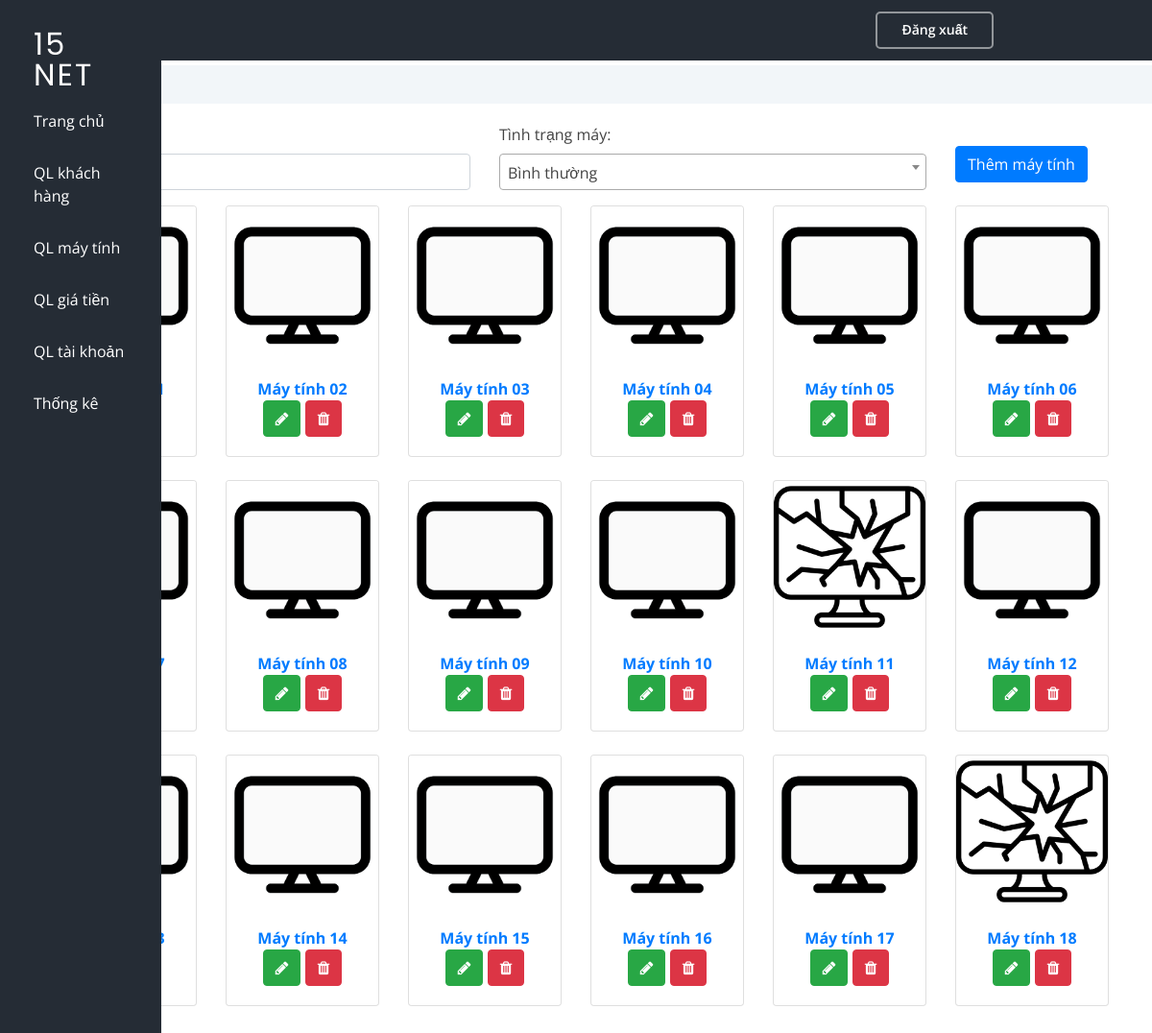
The page /ql-may-tinh.php (signed in) on the database its author committed.
### tables this page shows
CREATE TABLE `maytinh` (
  `id` int(11) NOT NULL COMMENT 'khóa chính',
  `tenmay` varchar(32) NOT NULL COMMENT 'tên máy tính',
  `tinhtrang` varchar(32) NOT NULL DEFAULT 'binhthuong' COMMENT 'bình thường/hỏng'
);

### ql-may-tinh.php (the view, shortened to what this page needs)
<?php
require_once('./include/function.php');
require_once('./header.php');
$querymay = mysqli_query($conn, "SELECT * FROM `maytinh` WHERE 1 ORDER BY `tenmay` ASC");
?>
<form action="" method="post" class="row mb-3">
    <div class="col-5">
        <label for="tenmay" class="form-label">Tên máy: </label>
        <input required type="text" name="tenmay" id="tenmay" class="form-control">
    </div>
    <div class="col-5">
        <label for="tinhtrang" class="form-label">Tình trạng máy: </label>
    </div>
    <div class="col-2">
        <input type="submit" value="Thêm máy tính" id="submit" name="submit" class="btn btn-primary mt-4">
    </div>
</form>
<div class="row">
    <?php while ($maytinh = mysqli_fetch_assoc($querymay)) {
        if ($maytinh['tinhtrang'] == "Hỏng") {
    ?>
            <div class="col-xl-2 col-md-6 mb-4">
                <div class="card text-center">
                    <img src="./assets/img/off.png" width="100px" class="card-img-top" alt="máy hỏng">
                    <div class="card-body font-weight-bold text-primary text-center">
                        <div><?= $maytinh['tenmay'] ?></div>
                        <div>
                            <a href="#" class="btn btn-success" title="Sửa" data-toggle="modal" data-target="#exampleModal" data-tenmay="<?= $maytinh['tenmay'] ?>" data-tinhtrang="<?= $maytinh['tenmay'] ?>" data-id="<?= $maytinh['id'] ?>"><i class="fa fa-pencil"></i></a>
                            <a href="#" class="btn btn-danger" title="Xóa" data-toggle="modal" data-target="#exampleModal2" data-tenmay="<?= $maytinh['tenmay'] ?>" data-id="<?= $maytinh['id'] ?>"><i class="fa fa-trash"></i></a>
                        </div>
                    </div>
                </div>
            </div>
        <?php
        } else {
        ?>
            <div class="col-xl-2 col-md-6 mb-4">
                <div class="card text-center">
                    <img src="./assets/img/on.png" width="100px" class="card-img-top" alt="máy bình thường">
                    <div class="card-body font-weight-bold text-primary text-center">
                        <div><?= $maytinh['tenmay'] ?></div>
                        <div>
                            <a href="#" class="btn btn-success" title="Sửa" data-toggle="modal" data-target="#exampleModal" data-tenmay="<?= $maytinh['tenmay'] ?>" data-tinhtrang="<?= $maytinh['tenmay'] ?>" data-id="<?= $maytinh['id'] ?>"><i class="fa fa-pencil"></i></a>
                            <a href="#" class="btn btn-danger" title="Xóa" data-toggle="modal" data-target="#exampleModal2" data-tenmay="<?= $maytinh['tenmay'] ?>" data-id="<?= $maytinh['id'] ?>"><i class="fa fa-trash"></i></a>
                        </div>
                    </div>
                </div>
            </div>
    <?php
        }
    } ?>
</div>
<?php
require_once('./footer.php');
?>

### assets/css/style.css (style rules this page uses)
body { font-family: "Open Sans", sans-serif; color: #444444; cursor: url(../cursor/xanhla.cur), auto; }
a { color: #5846f9; }

### rows shown on the page
maytinh: tenmay "Máy tính 02"
maytinh: tenmay "Máy tính 03"
maytinh: tenmay "Máy tính 04"
maytinh: tenmay "Máy tính 05"
maytinh: tenmay "Máy tính 06"
maytinh: tenmay "Máy tính 08"
maytinh: tenmay "Máy tính 09"
maytinh: tenmay "Máy tính 10"
maytinh: tenmay "Máy tính 11"
maytinh: tenmay "Máy tính 12"
maytinh: tenmay "Máy tính 14"
maytinh: tenmay "Máy tính 15"
maytinh: tenmay "Máy tính 16"
maytinh: tenmay "Máy tính 17"
maytinh: tenmay "Máy tính 18"
